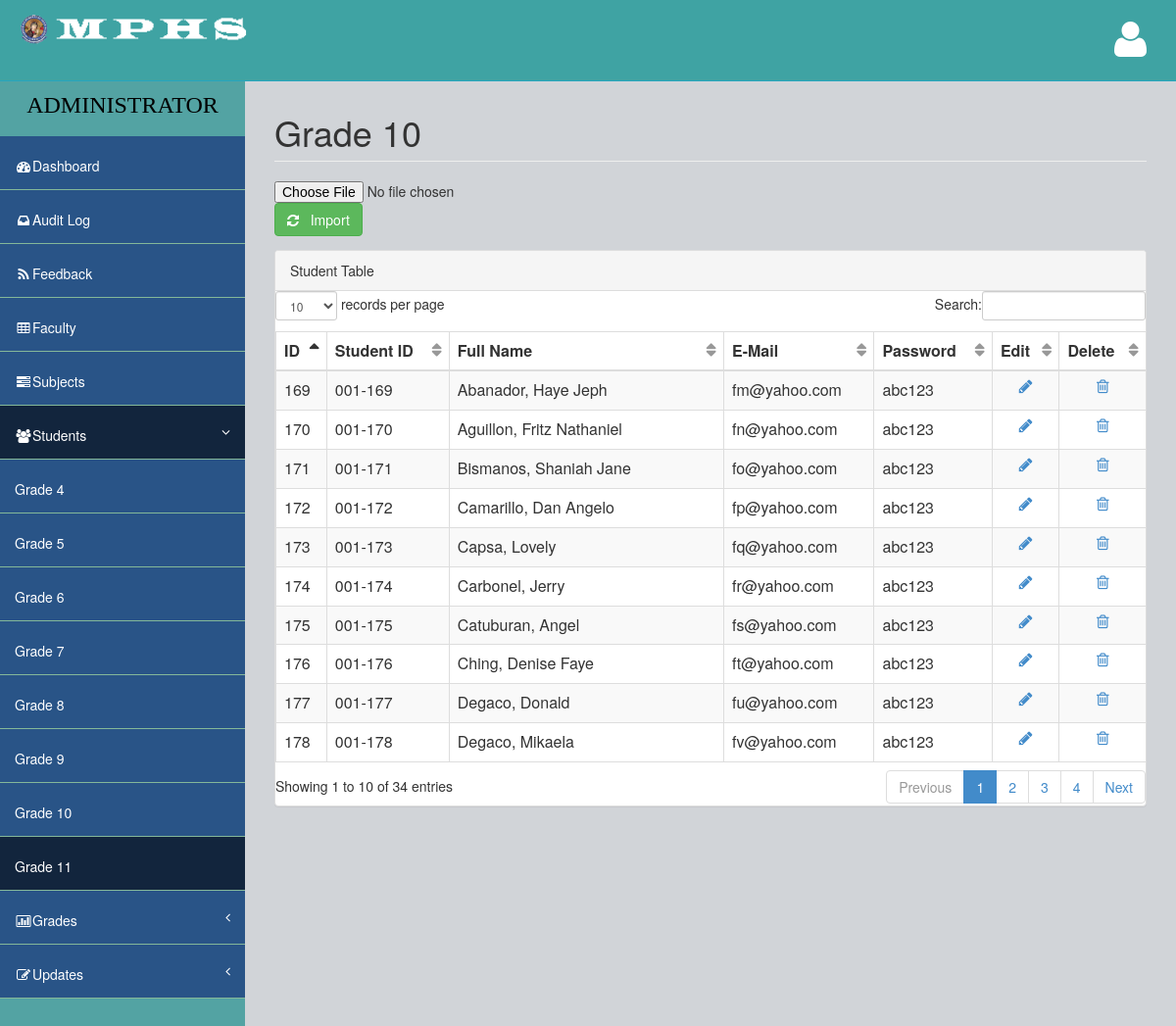
/Admin/10_admin_students.php (signed in), run on the app's committed database.
### tables this page shows
CREATE TABLE `stud_grade_tbl` (
  `sgid` int(3) NOT NULL AUTO_INCREMENT,
  `id` int(3) unsigned zerofill NOT NULL DEFAULT '007',
  `grade_id` int(3) unsigned zerofill NOT NULL,
  `id2` int(3) unsigned zerofill NOT NULL DEFAULT '001',
  `stud_id` int(3) unsigned zerofill NOT NULL,
  `id3` int(3) unsigned zerofill NOT NULL DEFAULT '006',
  `section_id` int(3) unsigned zerofill NOT NULL,
  `last_name` varchar(50) NOT NULL,
  `first_name` varchar(50) NOT NULL,
  `user_name` varchar(50) NOT NULL,
  `user_email` varchar(50) NOT NULL DEFAULT 'student@yahoo.com',
  `user_pass` varchar(50) NOT NULL DEFAULT 'e99a18c428cb38d5f260853678922e03',
  `dec_pass` varchar(50) NOT NULL DEFAULT 'abc123',
  `user_bio` varchar(255) NOT NULL,
  `user_pic` varchar(255) NOT NULL DEFAULT 'user.jpg',
  `date` date NOT NULL,
  `time` time NOT NULL,
  `hr` varchar(2) NOT NULL,
  `date2` date NOT NULL,
  `time2` time NOT NULL,
  `hr2` varchar(2) NOT NULL,
  PRIMARY KEY (`sgid`,`user_name`,`user_email`)
);

### Admin/10_admin_students.php (the view, shortened to what this page needs)
<?php
include('check.php');
?>
<!DOCTYPE html>
<html>
<head>
	<?php include('link.php'); ?>
</head>
<body>
    <div id="wrapper">
        <nav class="navbar navbar-default navbar-fixed-top" role="navigation" id="navbar">
            <div class="navbar-header">
                <a class="navbar-brand" href="admin.php"><img src="../images/ico/android-icon-48x48.png" alt="logo"><img src="../images/logo.png" alt="logo"></a>
            </div>
            <ul class="nav navbar-top-links navbar-right">
                <li class="dropdown">
                    <a class="dropdown-toggle" data-toggle="dropdown" href="#">
                        <i class="fa fa-user fa-3x"></i>
                    </a>
                </li>
            </ul>
        </nav>
        <nav class="navbar-default navbar-static-side" role="navigation">
            <div class="sidebar-collapse">
                <ul class="nav" id="side-menu">
                    <li>
                        <div class="user-section">
						<center>
                            <div class="user-info">
                            <font face="Verdana" size="5">
                                <div>ADMINISTRATOR</div>
							</font>
                            </div>
						</center>
                        </div>
                    </li>
                    <li>
                        <a href="admin.php"><i class="fa fa-dashboard fa-fw"></i>Dashboard</a>
                    </li>
                    <li>
                        <a href="auditlog.php"><i class="fa fa-inbox fa-fw"></i>Audit Log</a>
                    </li>
                     <li>
                        <a href="feedback.php"><i class="fa fa-rss fa-fw"></i>Feedback</a>
                    </li>
                     <li>
                        <a href="faculty.php"><i class="fa fa-table fa-fw"></i>Faculty</a>
                    </li>
                    <li>
                        <a href="subjects.php"><i class="fa fa-tasks fa-fw"></i>Subjects</a>
                    </li>
                    <li class="active selected a">
                        <a href="#"><i class="fa fa-users fa-fw"></i>Students<span class="fa arrow"></span></a>
                        <ul class="nav nav-second-level">
							<li>
                                <a href="4_admin_students.php">Grade 4</a>
                            </li>
							<li>
                                <a href="5_admin_students.php">Grade 5</a>
                            </li>
							<li>
                                <a href="6_admin_students.php">Grade 6</a>
                            </li>
                            <li>
                                <a href="7_admin_students.php">Grade 7</a>
                            </li>
                            <li>
                                <a href="8_admin_students.php">Grade 8</a>
                            </li>
                            <li>
                                <a href="9_admin_students.php">Grade 9</a>
                            </li>
                            <li>
                                <a href="10_admin_students.php">Grade 10</a>
                            </li>
							<li class="selected a">
                                <a href="11_admin_students.php">Grade 11</a>
                            </li>
                        </ul>
                    </li>
                    <li>
                        <a href="#"><i class="fa fa-bar-chart-o fa-fw"></i>Grades<span class="fa arrow"></span></a>
                    </li>
					<li>
					<a href="#"><i class="fa fa-edit fa-fw"></i>Updates<span class="fa arrow"></span></a>
					</li>
                </ul>
            </div>
        </nav>
        <div id="page-wrapper">
            <div class="row">
                <div class="col-lg-12">
                    <h1 class="page-header">Grade 10</h1>
                </div>
            </div>
			<form action="import_files/import_students.php" method="post" name="upload_excel" enctype="multipart/form-data">
                <input type="file" name="file" id="file">
                <button style="outline: none;" class="btn btn-success" type="submit" name="Import" id="submit"> <span class="fa fa-refresh"></span> &nbsp; Import</button>
            </form>
            <div class="row">
                <div class="col-lg-12">
                    <div class="panel panel-default">
                        <div class="panel-heading">
                             Student Table
                        </div>
		<div class="content-loader">
		<table cellspacing="0" width="100%" id="example" class="table table-striped table-hover table-responsive">
        <thead>
        <tr>
		<th>ID</th>
        <th>Student ID</th>
        <th>Full Name</th>
        <th>E-Mail</th>
        <th>Password</th>
        <th>Edit</th>
        <th>Delete</th>
        </tr>
        </thead>
        <tbody>
        <?php
        require_once 'connection.php';
        $stmt = $db_con->prepare("SELECT * FROM stud_grade_tbl WHERE section_id = '012'");
        $stmt->execute();
		while($row=$stmt->fetch(PDO::FETCH_ASSOC))
		{
			?>
			<tr id="<?php echo $row['stud_id']; ?>">
			<td><?php echo $row['sgid']; ?></td>
            <td><?php echo $row['id2']."-".$row['stud_id']; ?></td>
            <td><?php echo $row['last_name'].", ".$row['first_name']; ?></td>
            <td><?php echo $row['user_email']; ?></td>
			<td><?php echo $row['dec_pass']; ?></td>
			<td align="center">
			<a id="<?php echo $row['sgid']; ?>" class="edit-link" href="#" title="Edit">
			<i class="fa fa-pencil"></i>
			</a></td>
			<td align="center">
			<a id="<?php echo $row['sgid']; ?>" class="delete-link" href="#" title="Delete">
			<i class="fa fa-trash-o"></i>
            </a></td>
			</tr>
			<?php
		}
		?>
        </tbody>
		</table>
		</div>
        </div>
        </div>
        </div>
        </div>
</body>
</html>

### assets/css/style.css (style rules this page uses)
body { background-color: #f8f8f8; }
#wrapper { width: 100%; margin-top: 55px!important; background-color:#53a3a3; }
#page-wrapper { padding: 0 15px; min-height: 568px; background-color:rgb(209, 212, 216); }
.navbar-static-side ul li { background-color:#295487; !important; }
.navbar-top-links li { display: inline-block; }
.navbar-top-links li:last-child { margin-right: 15px; }
.navbar-top-links li a { padding: 20px; min-height: 50px; }
.arrow { float: right; }
.fa.arrow:before { content: "\f104"; }
.active > a > .fa.arrow:before { content: "\f107"; }
.selected.a { background-color: #12253d; }
.active.selected.a { background-color: #12253d; }
.nav-second-level li, .nav-third-level li { border-bottom: none !important; }
.nav-second-level li a { padding-left: 37px; }
@media (min-width:768px) { .navbar-static-side { z-index: 1; position: absolute; width: 250px; } }
table.dataTable thead .sorting, table.dataTable thead .sorting_asc:after, table.dataTable thead .sorting_desc, table.dataTable thead .sorting_asc_disabled, table.dataTable thead .sorting_desc_disabled { background: transparent; }
table.dataTable thead .sorting_asc:after { content: "\f0de"; float: right; font-family: fontawesome; }
table.dataTable thead .sorting:after { content: "\f0dc"; float: right; font-family: fontawesome; color: rgba(50,50,50,.5); }

### assets/css/main-style.css (style rules this page uses)
.user-info { display: block; color:#000!important; display: inline-block; padding: 15px; margin-bottom: 0px }
.navbar-top-links > li > a { color: #FFFFFF; }
.nav > li > a { padding: 20px 15px; }
#side-menu { background-color:#04B173; }
#side-menu a { color:#fff; border-bottom: 1px solid #84B899 !important; height: 55px; }
.selected { background-color:rgb(83, 163, 163); }
#navbar { background-color:rgb(63, 163, 163); }
.navbar-brand { padding-left:20px; }
.navbar-brand img { height:30px; }
.navbar-default { border-color: #27A6BE; }
@media (min-width:768px) { #page-wrapper { position: inherit; margin: 0 0 0 250px; padding: 0 30px; min-height: 1000px; } }

### Admin/link.php (style rules this page uses)
.user-section { font-size:22px; background-color:rgb(83, 163, 163); }

### data on the page
stud_grade_tbl: sgid "169", id2 "001", stud "169", last_name "Abanador", first_name "Haye Jeph", user_email "fm@yahoo.com", dec_pass "abc123"
stud_grade_tbl: sgid "170", id2 "001", stud "170", last_name "Aguillon", first_name "Fritz Nathaniel", user_email "fn@yahoo.com", dec_pass "abc123"
stud_grade_tbl: sgid "171", id2 "001", stud "171", last_name "Bismanos", first_name "Shaniah Jane", user_email "fo@yahoo.com", dec_pass "abc123"
stud_grade_tbl: sgid "172", id2 "001", stud "172", last_name "Camarillo", first_name "Dan Angelo", user_email "fp@yahoo.com", dec_pass "abc123"
stud_grade_tbl: sgid "173", id2 "001", stud "173", last_name "Capsa", first_name "Lovely", user_email "fq@yahoo.com", dec_pass "abc123"
stud_grade_tbl: sgid "174", id2 "001", stud "174", last_name "Carbonel", first_name "Jerry", user_email "fr@yahoo.com", dec_pass "abc123"
stud_grade_tbl: sgid "175", id2 "001", stud "175", last_name "Catuburan", first_name "Angel", user_email "fs@yahoo.com", dec_pass "abc123"
stud_grade_tbl: sgid "176", id2 "001", stud "176", last_name "Ching", first_name "Denise Faye", user_email "ft@yahoo.com", dec_pass "abc123"
stud_grade_tbl: sgid "177", id2 "001", stud "177", last_name "Degaco", first_name "Donald", user_email "fu@yahoo.com", dec_pass "abc123"
stud_grade_tbl: sgid "178", id2 "001", stud "178", last_name "Degaco", first_name "Mikaela", user_email "fv@yahoo.com", dec_pass "abc123"
